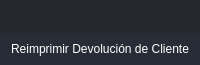
       <widget class="QFrame" name="frame_top">
        <property name="minimumSize">
         <size>
          <width>0</width>
          <height>65</height>
         </size>
        </property>
        <property name="maximumSize">
         <size>
          <width>16777215</width>
          <height>65</height>
         </size>
        </property>
        <property name="styleSheet">
         <string notr="true">background-color: transparent;</string>
        </property>
        <property name="frameShape">
         <enum>QFrame::NoFrame</enum>
        </property>
        <property name="frameShadow">
         <enum>QFrame::Raised</enum>
        </property>
        <layout class="QHBoxLayout" name="horizontalLayout_3">
         <property name="spacing">
          <number>0</number>
         </property>
         <property name="leftMargin">
          <number>0</number>
         </property>
         <property name="topMargin">
          <number>0</number>
         </property>
         <property name="rightMargin">
          <number>0</number>
         </property>
         <property name="bottomMargin">
          <number>0</number>
         </property>
         <item>
          <widget class="QFrame" name="frame_toggle">
           <property name="maximumSize">
            <size>
             <width>70</width>
             <height>16777215</height>
            </size>
           </property>
           <property name="styleSheet">
            <string notr="true">background-color: rgb(27, 29, 35);</string>
           </property>
           <property name="frameShape">
            <enum>QFrame::NoFrame</enum>
           </property>
           <property name="frameShadow">
            <enum>QFrame::Raised</enum>
           </property>
           <layout class="QVBoxLayout" name="verticalLayout_3">
            <property name="spacing">
             <number>0</number>
            </property>
            <property name="leftMargin">
             <number>0</number>
            </property>
            <property name="topMargin">
             <number>0</number>
            </property>
            <property name="rightMargin">
             <number>0</number>
            </property>
            <property name="bottomMargin">
             <number>0</number>
            </property>
           </layout>
          </widget>
         </item>
         <item>
          <widget class="QFrame" name="frame_top_right">
           <property name="styleSheet">
            <string notr="true">background: transparent;</string>
           </property>
           <property name="frameShape">
            <enum>QFrame::NoFrame</enum>
           </property>
           <property name="frameShadow">
            <enum>QFrame::Raised</enum>
           </property>
           <layout class="QVBoxLayout" name="verticalLayout_2">
            <property name="spacing">
             <number>0</number>
            </property>
            <property name="leftMargin">
             <number>0</number>
            </property>
            <property name="topMargin">
             <number>0</number>
            </property>
            <property name="rightMargin">
             <number>0</number>
            </property>
            <property name="bottomMargin">
             <number>0</number>
            </property>
            <item>
             <widget class="QFrame" name="frame_top_btns">
              <property name="maximumSize">
               <size>
                <width>16777215</width>
                <height>42</height>
               </size>
              </property>
              <property name="styleSheet">
               <string notr="true">background-color: rgba(27, 29, 35, 200)</string>
              </property>
              <property name="frameShape">
               <enum>QFrame::NoFrame</enum>
              </property>
              <property name="frameShadow">
               <enum>QFrame::Raised</enum>
              </property>
              <layout class="QHBoxLayout" name="horizontalLayout_4">
               <property name="spacing">
                <number>0</number>
               </property>
               <property name="leftMargin">
                <number>0</number>
               </property>
               <property name="topMargin">
                <number>0</number>
               </property>
               <property name="rightMargin">
                <number>0</number>
               </property>
               <property name="bottomMargin">
                <number>0</number>
               </property>
               <item>
                <widget class="QFrame" name="frame_label_top_btns">
                 <property name="sizePolicy">
                  <sizepolicy hsizetype="Expanding" vsizetype="Preferred">
                   <horstretch>0</horstretch>
                   <verstretch>0</verstretch>
                  </sizepolicy>
                 </property>
                 <property name="frameShape">
                  <enum>QFrame::NoFrame</enum>
                 </property>
                 <property name="frameShadow">
                  <enum>QFrame::Raised</enum>
                 </property>
                 <layout class="QHBoxLayout" name="horizontalLayout_10">
                  <property name="spacing">
                   <number>0</number>
                  </property>
                  <property name="leftMargin">
                   <number>5</number>
                  </property>
                  <property name="topMargin">
                   <number>0</number>
                  </property>
                  <property name="rightMargin">
                   <number>10</number>
                  </property>
                  <property name="bottomMargin">
                   <number>0</number>
                  </property>
                 </layout>
                </widget>
               </item>
               <item alignment="Qt::AlignRight">
                <widget class="QFrame" name="frame_btns_right">
                 <property name="sizePolicy">
                  <sizepolicy hsizetype="Expanding" vsizetype="Preferred">
                   <horstretch>0</horstretch>
                   <verstretch>0</verstretch>
                  </sizepolicy>
                 </property>
                 <property name="maximumSize">
                  <size>
                   <width>120</width>
                   <height>16777215</height>
                  </size>
                 </property>
                 <property name="frameShape">
                  <enum>QFrame::NoFrame</enum>
                 </property>
                 <property name="frameShadow">
                  <enum>QFrame::Raised</enum>
                 </property>
                 <layout class="QHBoxLayout" name="horizontalLayout_5">
                  <property name="spacing">
                   <number>0</number>
                  </property>
                  <property name="leftMargin">
                   <number>0</number>
                  </property>
                  <property name="topMargin">
                   <number>0</number>
                  </property>
                  <property name="rightMargin">
                   <number>0</number>
                  </property>
                  <property name="bottomMargin">
                   <number>0</number>
                  </property>
                 </layout>
                </widget>
               </item>
              </layout>
             </widget>
            </item>
            <item>
             <widget class="QFrame" name="frame_top_info">
              <property name="maximumSize">
               <size>
                <width>16777215</width>
                <height>65</height>
               </size>
              </property>
              <property name="styleSheet">
               <string notr="true">background-color: rgb(39, 44, 54);</string>
              </property>
              <property name="frameShape">
               <enum>QFrame::NoFrame</enum>
              </property>
              <property name="frameShadow">
               <enum>QFrame::Raised</enum>
              </property>
              <layout class="QHBoxLayout" name="horizontalLayout_8">
               <property name="spacing">
                <number>0</number>
               </property>
               <property name="leftMargin">
                <number>10</number>
               </property>
               <property name="topMargin">
                <number>0</number>
               </property>
               <property name="rightMargin">
                <number>10</number>
               </property>
               <property name="bottomMargin">
                <number>0</number>
               </property>
               <item>
                <widget class="QLabel" name="label">
                 <property name="styleSheet">
                  <string notr="true">font: 75 16pt &quot;MS Shell Dlg 2&quot;;
color: rgb(255, 255, 255);</string>
                 </property>
                 <property name="text">
                  <string>Reimprimir Devolución de Cliente</string>
                 </property>
                 <property name="alignment">
                  <set>Qt::AlignCenter</set>
                 </property>
                </widget>
               </item>
              </layout>
             </widget>
            </item>
           </layout>
          </widget>
         </item>
        </layout>
       </widget>
